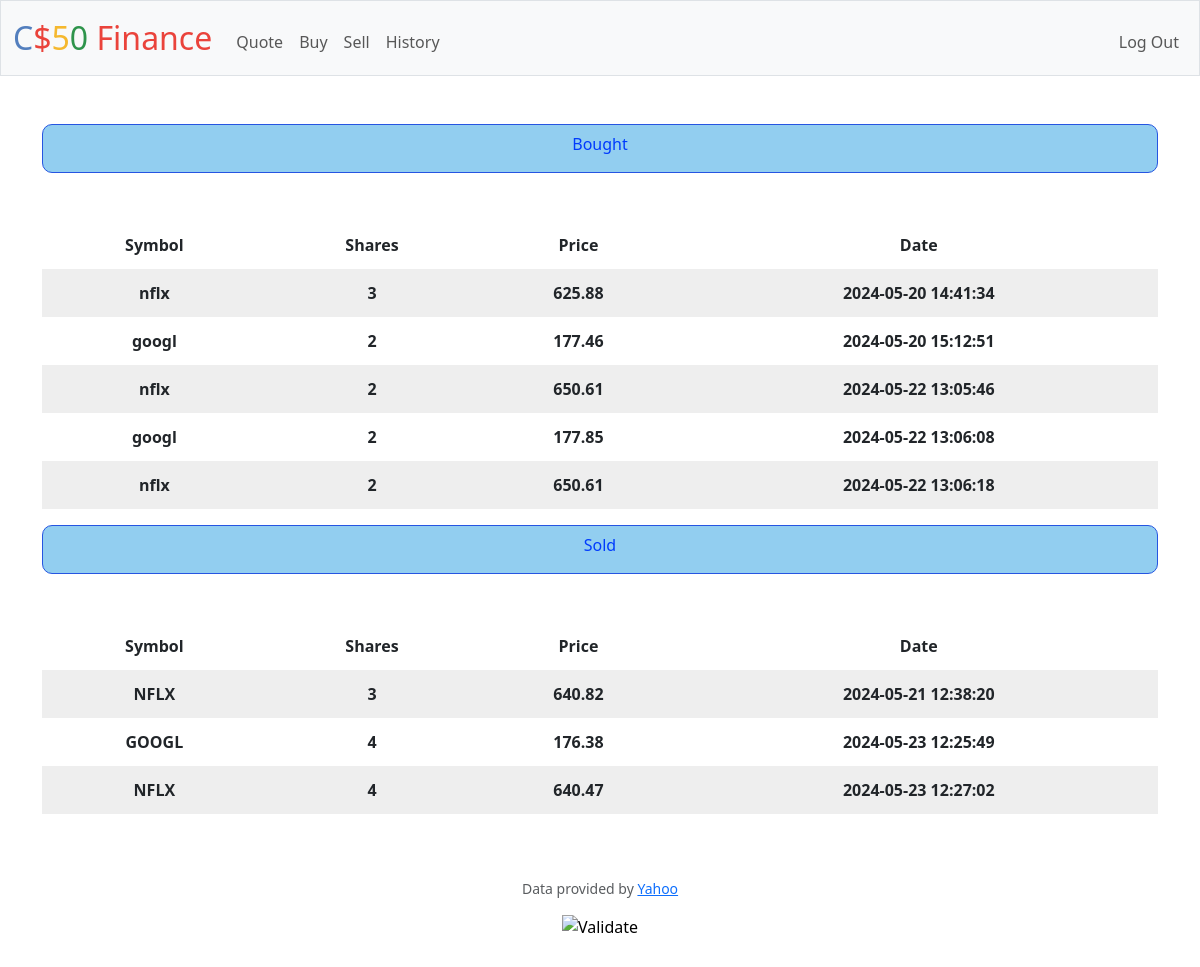
Screenshot of /history (signed in) with the database file from the repository.
### tables this page shows
CREATE TABLE buys (id INTEGER PRIMARY KEY AUTOINCREMENT NOT NULL, user TEXT NOT NULL, symbol TEXT NOT NULL, shares NUMERIC NOT NULL, price NUMERIC NOT NULL, dates DATETIME);

CREATE TABLE sells (id INTEGER PRIMARY KEY AUTOINCREMENT NOT NULL, user TEXT NOT NULL, symbol TEXT NOT NULL, shares NUMERIC NOT NULL, price NUMERIC NOT NULL, dates DATETIME);

### app.py (the view)
@app.route("/history")
@login_required
def history():
    user_result = db.execute(
            "SELECT username FROM users WHERE id = ?",
            session["user_id"]
            )
    user = user_result[0]["username"]
    bought = db.execute("SELECT * FROM buys WHERE user = ?", user)
    sold = db.execute("SELECT * FROM sells WHERE user = ?", user)
    return render_template("history.html", bought=bought, sold=sold)

### app.py (called while the page is built)
@app.after_request
def after_request(response):
    response.headers["Cache-Control"] = "no-cache, no-store, must-revalidate"
    response.headers["Expires"] = 0
    response.headers["Pragma"] = "no-cache"
    return response

### helpers.py (called while the page is built)
def login_required(f):
    @wraps(f)
    def decorated_function(*args, **kwargs):
        if session.get("user_id") is None:
            return redirect("/login")
        return f(*args, **kwargs)
    return decorated_function

### templates/history.html (shortened to what this page needs)
{% extends "layout.html" %}
{% block main %}
<div class="bought">
    <h6>Bought</h6>
</div>
<div>
    <table>
        <thead>
            <tr>
                <th>Symbol</th>
                <th>Shares</th>
                <th>Price</th>
                <th>Date</th>
            </tr>
        </thead>
        <tbody>
            {% for i in bought%}
            <tr>
                <td>{{ i["symbol"] }}</td>
                <td>{{ i["shares"] }}</td>
                <td>{{ i["price"] }}</td>
                <td>{{ i["dates"] }}</td>
            </tr>
            {% endfor %}
        </tbody>
    </table>
</div>
<div class="bought">
    <h6>Sold</h6>
</div>
<div>
    <table>
        <thead>
            <tr>
                <th>Symbol</th>
                <th>Shares</th>
                <th>Price</th>
                <th>Date</th>
            </tr>
        </thead>
        <tbody>
            {% for i in sold %}
            <tr>
                <td>{{ i["symbol"] | upper }}</td>
                <td>{{ i["shares"] }}</td>
                <td>{{ i["price"] }}</td>
                <td>{{ i["dates"] }}</td>
            </tr>
            {% endfor %}
        </tbody>
    </table>
</div>
{% endblock %}

### static/my_styles.css (style rules this page uses)
table th { padding: 0.75rem; vertical-align: middle; font-weight: 900; }
table td { padding: 0.75rem; vertical-align: middle; font-weight: 630; }
tbody tr:nth-of-type(odd) { background-color: rgb(200, 200, 200, 0.3) }
table { background-color: transparent; margin-bottom: 1rem; width: 100%; }
.bought { background-color: rgb(38, 158, 225, 0.5); color: rgb(0, 59, 253); margin-bottom: 3rem; padding-top: 10px; padding-right: 10px; padding-bottom: 10px; padding-left: 10px; border: 1px solid rgb(38, 85, 225); border-radius: 10px; }

### rows the page displays
buys: symbol "nflx", shares "3", price "625.88", dates "2024-05-20 14:41:34"
buys: symbol "googl", shares "2", price "177.46", dates "2024-05-20 15:12:51"
buys: symbol "nflx", shares "2", price "650.61", dates "2024-05-22 13:05:46"
buys: symbol "googl", shares "2", price "177.85", dates "2024-05-22 13:06:08"
buys: symbol "nflx", shares "2", price "650.61", dates "2024-05-22 13:06:18"
sells: symbol "NFLX", shares "3", price "640.82", dates "2024-05-21 12:38:20"
sells: symbol "GOOGL", shares "4", price "176.38", dates "2024-05-23 12:25:49"
sells: symbol "NFLX", shares "4", price "640.47", dates "2024-05-23 12:27:02"
